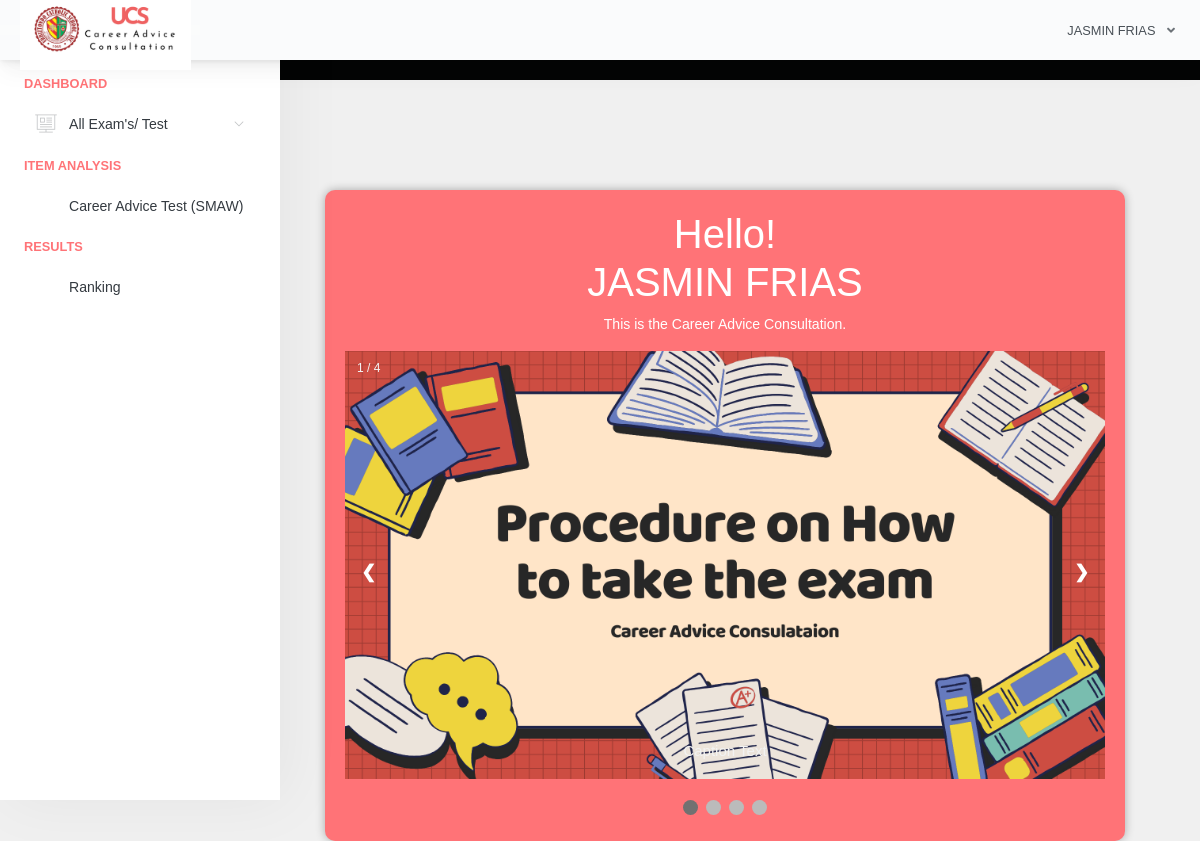
/home.php (signed in), run on the app's committed database.
### tables this page shows
CREATE TABLE `examinee_tbl` (
  `exmne_id` int(11) NOT NULL,
  `exmne_fullname` varchar(1000) NOT NULL,
  `exmne_course` varchar(1000) NOT NULL,
  `exmne_gender` varchar(1000) NOT NULL,
  `exmne_birthdate` varchar(1000) NOT NULL,
  `exmne_year_level` varchar(1000) NOT NULL,
  `exmne_email` varchar(1000) NOT NULL,
  `exmne_password` varchar(1000) NOT NULL,
  `exmne_status` varchar(1000) NOT NULL DEFAULT 'active'
);

CREATE TABLE `exam_tbl` (
  `ex_id` int(11) NOT NULL,
  `cou_id` int(11) NOT NULL,
  `ex_title` varchar(1000) NOT NULL,
  `ex_time_limit` varchar(1000) NOT NULL,
  `ex_questlimit_display` int(11) NOT NULL,
  `ex_description` varchar(1000) NOT NULL,
  `ex_created` timestamp NOT NULL DEFAULT current_timestamp() ON UPDATE current_timestamp()
);

### query/selectData.php (called while the page is built, shortened)
<?php
$exmneId = $_SESSION['examineeSession']['exmne_id'];
$selExmneeData = $conn->query("SELECT * FROM examinee_tbl WHERE exmne_id='$exmneId' ")->fetch(PDO::FETCH_ASSOC);
 ?>

### includes/header.php (shortened to what this page needs)
<?php
  include("conn.php");
  include("query/selectData.php");
 ?>
<!doctype html>
<html lang="en">
<head>
    <link href="original.css" rel="stylesheet">
    <link href="css/sweetalert.css" rel="stylesheet">
</head>
<body id="body">
    <div class="app-container app-theme-white body-tabs-shadow fixed-sidebar fixed-header">
        <div class="app-header header-shadow">
            <div class="app-header__logo">
                <a href="home.php"><div class="logo-src"></div></a>
            </div>
                <div class="app-header__content">
                <div class="app-header-right">
                    <div class="header-btn-lg pr-0">
                        <div class="widget-content p-0">
                            <div class="widget-content-wrapper">
                                <div class="widget-content-left">
                                    <div class="btn-group">
                                        <a data-toggle="dropdown" aria-haspopup="true" aria-expanded="false" class="p-0 btn">
                                            <?php
                                                echo strtoupper($selExmneeData['exmne_fullname']);
                                             ?>
                                            <i class="fa fa-angle-down ml-2 opacity-8"></i>
                                        </a>
                                    </div>
                                </div>
                            </div>
                        </div>
                    </div>        </div>
            </div>
        </div>

### includes/sidebar.php (shortened to what this page needs)
<div class="app-sidebar sidebar-shadow">
        <div class="scrollbar-sidebar">
        <div class="app-sidebar__inner">
            <ul class="vertical-nav-menu">
                <li class="app-sidebar__heading">DASHBOARD</li>
                <li>
                <a href="">
                      <i class="metismenu-icon pe-7s-display2"></i>
                     All Exam's/ Test
                    <i class="metismenu-state-icon pe-7s-angle-down caret-left"></i>
                </a>
                </li>
                 <li class="app-sidebar__heading">ITEM ANALYSIS</li>
                <li>
                  <?php
                    $selTakenExam = $conn->query("SELECT * FROM exam_tbl et INNER JOIN exam_attempt ea ON et.ex_id = ea.exam_id WHERE exmne_id='$exmneId' ORDER BY ea.examat_id  ");
                    if($selTakenExam->rowCount() > 0)
                    {
                        while ($selTakenExamRow = $selTakenExam->fetch(PDO::FETCH_ASSOC)) { ?>
                            <a href="home.php?page=result&id=<?php echo $selTakenExamRow['ex_id']; ?>" >
                                <?php echo $selTakenExamRow['ex_title']; ?>
                            </a>
                        <?php }
                    }
                    else
                    { ?>
                        <a href="#" class="pl-3">You are not taking exam yet</a>
                    <?php }
                   ?>
                </li>
            <li>
            <li class="app-sidebar__heading">RESULTS</li>
            <li>
                    <li>
                    <?php
                    $selTakenExam = $conn->query("SELECT * FROM exam_tbl et INNER JOIN exam_attempt ea ON et.ex_id = ea.exam_id WHERE exmne_id='$exmneId' ORDER BY ea.examat_id  ");
                    if($selTakenExam->rowCount() > 0)
                    {
                        while ($selTakenExamRow = $selTakenExam->fetch(PDO::FETCH_ASSOC)) { ?>
                            <a href="home.php?page=examineeresult&id=<?php echo $selTakenExamRow['ex_id']; ?>" >
                                 Ranking
                            </a>
                        <?php }
                    }
                    else
                    { ?>
                        <a href="#" class="pl-3">You are not taking exam yet</a>
                    <?php }
                   ?>
                    </li>
                </li>
            </li>
            </ul>
        </div>
    </div>
</div>

### pages/home.php (shortened to what this page needs)
<div class="app-main__outer">
    <div id="refreshData">
        <div class="app-main__inner">
        <?php
$host = "localhost";
$user = "root";
$pass = "";
$db   = "exam";
try {
    $conn = new PDO("mysql:host=$host;dbname=$db", $user, $pass);
    $conn->setAttribute(PDO::ATTR_ERRMODE, PDO::ERRMODE_EXCEPTION);
    if (isset($_SESSION['examineeSession']['exmne_id'])) {
        $exmneId = $_SESSION['examineeSession']['exmne_id'];
        $stmt = $conn->query("SELECT * FROM examinee_tbl WHERE exmne_id='$exmneId'");
        $selExmneeData = $stmt->fetch(PDO::FETCH_ASSOC);
    }
} catch (PDOException $e) {
    echo "Error: " . $e->getMessage();
}
?>
        <!DOCTYPE html>
<html>
<head>
</head>
<body>
    <div class="container">
        <div class="message">
            <h1>Hello!
            <?php
            if(isset($selExmneeData)){
                echo '<div class="chat-message bot-message">' . strtoupper($selExmneeData["exmne_fullname"]) . '</div>';
            }
            ?></h1>
            <p>This is the Career Advice Consultation.</p>
            <!DOCTYPE html>
<html>
<head>
</head>
<body>
<div class="slideshow-container">
<div class="mySlides">
  <div class="numbertext">1 / 4</div>
  <img src="assets/images/1.png" style="width:100%">
  <div class="text">Caption Text</div>
</div>
<a class="prev" onclick="plusSlides(-1)">❮</a>
<a class="next" onclick="plusSlides(1)">❯</a>
</div>
<br>
<div style="text-align:center">
  <span class="dot" onclick="currentSlide(1)"></span>
  <span class="dot" onclick="currentSlide(2)"></span>
  <span class="dot" onclick="currentSlide(3)"></span>
  <span class="dot" onclick="currentSlide(4)"></span>
</div>
</body>
</html>
        </div>
    </div>
</body>
</html>
    </div>
    </div>

### pages/home.php (style rules this page uses)
body { font-family: Arial, sans-serif; background-color: #f0f0f0; }
.container { text-align: center; margin-top: 100px; }
.message { background-color: #FF7377; color: #fff; padding: 20px; border-radius: 10px; box-shadow: 0 0 10px rgba(0, 0, 0, 0.3); }
* { box-sizing: border-box }
body { font-family: Verdana, sans-serif; margin:0 }
.mySlides { display: none }
img { vertical-align: middle; }
.slideshow-container { max-width: 1000px; position: relative; margin: auto; }
.next { cursor: pointer; position: absolute; top: 50%; width: auto; padding: 16px; margin-top: -22px; color: white; font-weight: bold; font-size: 18px; transition: 0.6s ease; border-radius: 0 3px 3px 0; user-select: none; }
.prev { cursor: pointer; position: absolute; top: 50%; left: 0; width: auto; padding: 16px; margin-top: -22px; color: white; font-weight: bold; font-size: 18px; transition: 0.6s ease; border-radius: 0 3px 3px 0; user-select: none; }
.next { right: 0; border-radius: 3px 0 0 3px; }
.text { color: #f2f2f2; font-size: 15px; padding: 8px 12px; position: absolute; bottom: 8px; width: 100%; text-align: center; }
.numbertext { color: #f2f2f2; font-size: 12px; padding: 8px 12px; position: absolute; top: 0; }
.dot { cursor: pointer; height: 15px; width: 15px; margin: 0 2px; background-color: #bbb; border-radius: 50%; display: inline-block; transition: background-color 0.6s ease; }
.active, .dot:hover { background-color: #717171; }

### data on the page
examinee_tbl: exmne_fullname "JASMIN FRIAS"
exam_tbl: ex_title "Career Advice Test (SMAW)"
